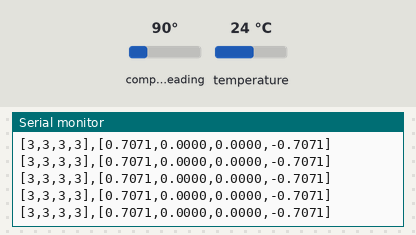
A sketch run on a simulated Arduino Uno, built with avr-gcc and run on an emulated ATmega328P. Shown: the last lines printed to the serial monitor. The inputs (shaded band) are chosen by the test bench; at power-on: compass heading 90°, temperature 24 °C.

Above: at 2.2 s.
2.3 s: compass heading set to 180°
At 2.8 s:
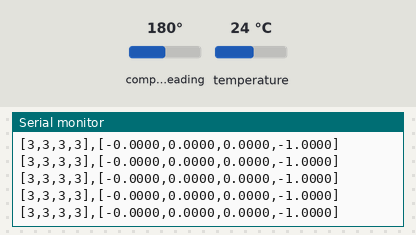
5.3 s: compass heading set to 7°
At 6.2 s:
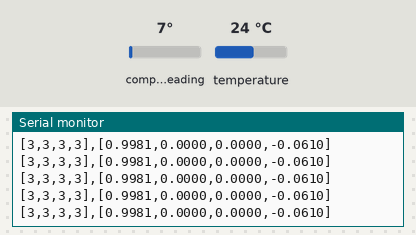
8.3 s: compass heading set to 269°
At 8.8 s:
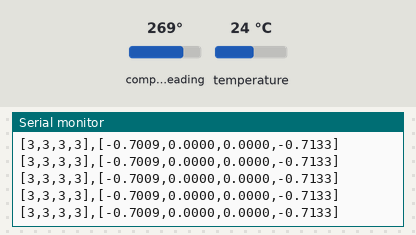
Timing chart, 0 to 10.0 s (numbered marks = the images above; inputs shaded):
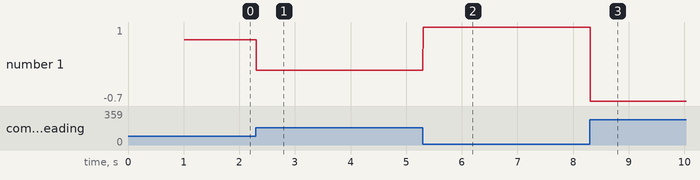

The sketch:

rawdata_modified.ino
```cpp
#include <Wire.h>
#include <Adafruit_Sensor.h>
#include <Adafruit_BNO055.h>
#include <utility/imumaths.h>

/* This driver reads raw data from the BNO055

   Connections
   ===========
   Connect SCL to analog 5
   Connect SDA to analog 4
   Connect VDD to 3.3V DC
   Connect GROUND to common ground

   History
   =======
   2015/MAR/03  - First release (KTOWN)
*/

/* Set the delay between fresh samples */
#define BNO055_SAMPLERATE_DELAY_MS (500)

// Check I2C device address and correct line below (by default address is 0x29 or 0x28)
//                                   id, address
Adafruit_BNO055 bno = Adafruit_BNO055(-1, 0x28);

/**************************************************************************/
/*
    Arduino setup function (automatically called at startup)
*/
/**************************************************************************/
void setup(void)
{
  Serial.begin(115200);
  Serial.println("Orientation Sensor Raw Data Test"); Serial.println("");

  /* Initialise the sensor */
  if(!bno.begin())
  {
    /* There was a problem detecting the BNO055 ... check your connections */
    Serial.print("Ooops, no BNO055 detected ... Check your wiring or I2C ADDR!");
    while(1);
  }

  delay(1000);

  /* Display the current temperature */
  int8_t temp = bno.getTemp();
  Serial.print("Current Temperature: ");
  Serial.print(temp);
  Serial.println(" C");
  Serial.println("");

  bno.setExtCrystalUse(true);

  Serial.println("Calibration status values: 0=uncalibrated, 3=fully calibrated");
  Serial.println("Data represented as [Calibration],[Quaternion]");
//  Serial.println("[S,G,A,M],[qW,qX,qY,qZ]");
}

/**************************************************************************/
/*
    Arduino loop function, called once 'setup' is complete (your own code
    should go here)
*/
/**************************************************************************/
void loop(void)
{
  // Possible vector values can be:
  // - VECTOR_ACCELEROMETER - m/s^2
  // - VECTOR_MAGNETOMETER  - uT
  // - VECTOR_GYROSCOPE     - rad/s
  // - VECTOR_EULER         - degrees
  // - VECTOR_LINEARACCEL   - m/s^2
  // - VECTOR_GRAVITY       - m/s^2
//  imu::Vector<3> euler = bno.getVector(Adafruit_BNO055::VECTOR_EULER);

  /* Display the floating point data */
//  Serial.print("E.X(Heading/Yaw): ");
//  Serial.print(euler.x());
//  Serial.print(" E.Y(Pitch): ");
//  Serial.print(euler.y());
//  Serial.print(" E.Z(Roll): ");
//  Serial.print(euler.z());
//  Serial.print("\t\t");

  /* Display calibration status for each sensor. */
  uint8_t system, gyro, accel, mag = 0;
  bno.getCalibration(&system, &gyro, &accel, &mag);
  Serial.print("[");
  Serial.print(system, DEC);
  Serial.print(",");
  Serial.print(gyro, DEC);
  Serial.print(",");
  Serial.print(accel, DEC);
  Serial.print(",");
  Serial.print(mag, DEC);
  Serial.print("],");
  /*
  // Quaternion data */
  imu::Quaternion quat = bno.getQuat();
  Serial.print("[");
  Serial.print(quat.w(), 4);
  Serial.print(",");
  Serial.print(quat.x(), 4);
  Serial.print(",");
  Serial.print(quat.y(), 4);
  Serial.print(",");
  Serial.print(quat.z(), 4);
  Serial.println("]");
 // Serial.print(",");


//  delay(BNO055_SAMPLERATE_DELAY_MS);
}
```

Measured:
- after the input at 2.3 s, the serial monitor: prints a new line at once (image 1)
- after the input at 5.3 s, the serial monitor: prints a new line at once (image 2)
- after the input at 8.3 s, the serial monitor: prints a new line at once (image 3)
- plotted number 1: 0 → 1 after the input at 5.3 s, 1 → -0.7 after the input at 8.3 s
